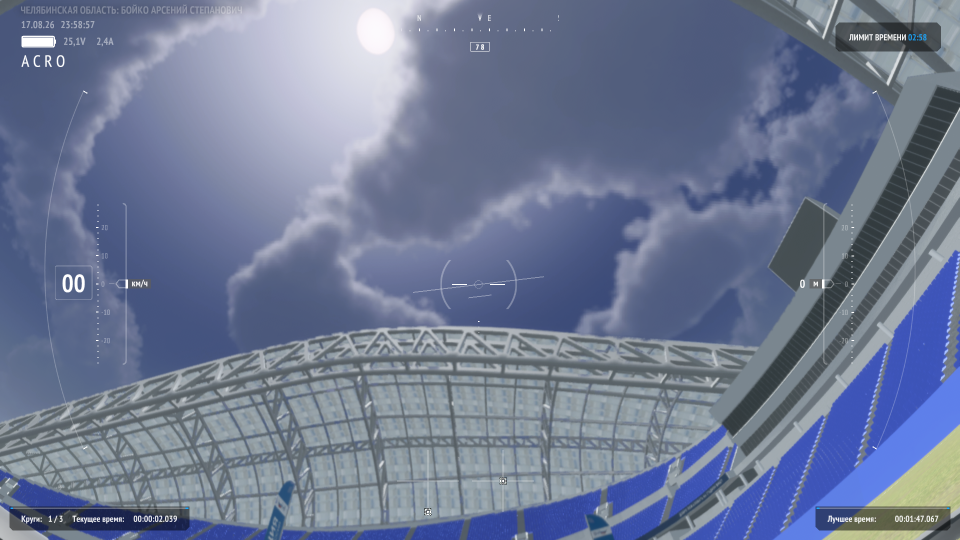
#> input picture tests/fixtures/screen_01.png, 1920 x 1080 px (shown at 1/2 size)
$ python snap.py --image ../../tests/fixtures/screen_01.png
#> lines starting #> are read from the running program, lines starting #| are printed output that depends on the picture
### qt/core/config.py
"""Конфигурация: дефолты + load/save (deep-merge, чтобы старые конфиги доживали)."""
from __future__ import annotations
import json
import os
from pathlib import Path

DEFAULT_CONFIG = {
    "capture": {"backend": "auto", "monitor": 0, "fps_target": 0},
    "screen": {"width": 0, "height": 0},
    "rois": {},
    "sticks": {
        "left":  {"center": [0, 0], "radius_px": 60, "dot_rgb": [255, 255, 255],
                  "dot_hsv_lo": [0, 0, 180], "dot_hsv_hi": [180, 80, 255]},
        "right": {"center": [0, 0], "radius_px": 60, "dot_rgb": [255, 255, 255],
                  "dot_hsv_lo": [0, 0, 180], "dot_hsv_hi": [180, 80, 255]},
    },
    "ocr": {"engine": "template", "tess_cmd": "tesseract",
            "hz_fast": 10.0, "hz_slow": 1.0,
            "median_window": 5, "hold_last_valid_s": 1.0},
    "events": {"crash_speed_drop_s": 0.3, "hud_lost_s": 2.0, "timer_stuck_s": 3.0},
    "report": {"sectors_n": 3, "out_dir": "reports"},
    "db": {"path": "telemetry.db", "batch_ms": 500},
}

def config_path() -> Path:
    return Path(os.environ.get("QT_CONFIG", "config.json"))

def _deep_merge(base: dict, over: dict) -> dict:
    out = dict(base)
    for k, v in over.items():
        if isinstance(v, dict) and isinstance(out.get(k), dict):
            out[k] = _deep_merge(out[k], v)
        else:
            out[k] = v
    return out

def load_config(path=None) -> dict:
    p = Path(path) if path else config_path()
    if p.exists():
        with open(p, "r", encoding="utf-8") as f:
            return _deep_merge(DEFAULT_CONFIG, json.load(f))
    return json.loads(json.dumps(DEFAULT_CONFIG))

# [5 lines left out: function save_config, not called in this run]

### qt/core/io.py
"""Unicode-безопасные imread/imwrite для Windows."""
from __future__ import annotations
from pathlib import Path
import numpy as np
import cv2

def imread_u(path, flags=cv2.IMREAD_COLOR):
    p = Path(path)
    if not p.exists():
        return None
    data = np.fromfile(str(p), dtype=np.uint8)
    if data.size == 0:
        return None
    return cv2.imdecode(data, flags)

# [7 lines left out: function imwrite_u, not called in this run]

### qt/ocr/preprocess.py
"""Препроцессинг HUD-кропов."""
from __future__ import annotations
import numpy as np
import cv2

def stretch(crop: np.ndarray) -> np.ndarray:
    g = crop.astype(np.float32)
    lo, hi = np.percentile(g, 2), np.percentile(g, 99.8)
    if hi - lo < 1:
        hi = lo + 1
    return np.clip((g - lo) * 255.0 / (hi - lo), 0, 255).astype(np.uint8)

# [139 lines left out: functions _strip_lines, _cut_tail, _debridging, prepare, not called in this run]

def hud_present(bw: np.ndarray) -> bool:
    return float((bw > 0).mean()) > 0.02

### qt/capture/snap.py
"""Автодоводка ROI к ближайшему светлому текстовому блоку значения.
   python -m qt.capture.snap --image tests/fixtures/screen_01.png"""
from __future__ import annotations
import argparse
import shutil
from pathlib import Path
import cv2
import numpy as np

from ..core.config import load_config, save_config, config_path
from ..core.frame import HUD_ROI_FIELDS
from ..core.io import imread_u
from ..ocr.preprocess import stretch

def _bright_mask(gray: np.ndarray) -> np.ndarray:
    """Значения полей — яркие; подписи — серые. Порог: второй Otsu/kmeans по переднему плану."""
    t1, _ = cv2.threshold(gray, 0, 255, cv2.THRESH_OTSU)
    fg = gray > t1
    vals = gray[fg]
    if vals.size < 50:
        return np.zeros_like(gray, np.uint8)
    z = vals.astype(np.float32).reshape(-1, 1)
    _, _, centers = cv2.kmeans(z, 2, None,
                               (cv2.TERM_CRITERIA_EPS + cv2.TERM_CRITERIA_MAX_ITER, 20, 1.0),
                               3, cv2.KMEANS_PP_CENTERS)
    c0, c1 = sorted(float(c) for c in centers.ravel())
    thr = (c0 + c1) / 2.0 if (c1 - c0) >= 40 else t1   # одномодально — берём весь передний план
    return ((gray >= thr) & fg).astype(np.uint8) * 255

def _candidates(gray_win: np.ndarray):
    m = _bright_mask(gray_win)
    m = cv2.dilate(m, np.ones((3, 3), np.uint8), iterations=1)
    cnts, _ = cv2.findContours(m, cv2.RETR_EXTERNAL, cv2.CHAIN_APPROX_SIMPLE)
    boxes = [list(cv2.boundingRect(c)) for c in cnts]
    boxes.sort(key=lambda b: b[0])
    merged = []
    for b in boxes:  # слить части одного значения ("25,2V 1,1A", "1 / 2")
        if merged:
            px, py, pw, ph = merged[-1]
            gap = b[0] - (px + pw)
            vover = min(py + ph, b[1] + b[3]) - max(py, b[1])
            if gap <= 1.5 * min(ph, b[3]) and vover > 0.5 * min(ph, b[3]):
                ny = min(py, b[1])
                merged[-1] = [px, ny, max(px + pw, b[0] + b[2]) - px,
                              max(py + ph, b[1] + b[3]) - ny]
                continue
        merged.append(b)
    return merged

def snap_rect(gray: np.ndarray, rect, search: int = 400):
    x, y, w, h = [int(v) for v in rect]
    H, W = gray.shape
    x0, y0 = max(0, x - search), max(0, y - search)
    x1, y1 = min(W, x + w + search), min(H, y + h + search)
    cands = _candidates(gray[y0:y1, x0:x1])
    cx, cy = x + w / 2, y + h / 2
    best, best_d = None, 1e18
    for bx, by, bw, bh in cands:
        if not (0.25 * w <= bw <= 3.0 * w and 0.25 * h <= bh <= 3.0 * h):
            continue
        d = (x0 + bx + bw / 2 - cx) ** 2 + (y0 + by + bh / 2 - cy) ** 2
        if d < best_d:
            best_d, best = d, (x0 + bx, y0 + by, bw, bh)
    return best

def main():
    ap = argparse.ArgumentParser()
    ap.add_argument("--image", required=True)
    ap.add_argument("--config", default=None)
    ap.add_argument("--search", type=int, default=400)
    args = ap.parse_args()

    cfg = load_config(args.config)
#> (reads config.json from the repository)
    img = imread_u(args.image)
#> in imread_u, returned value is the input picture: shape (1080, 1920, 3); mean B, G, R 148.2, 120.9, 109.9
    if img is None:
        raise SystemExit("не читается image")
    H, W = img.shape[:2]
#> H = 1080; W = 1920
    gray = cv2.cvtColor(stretch(img), cv2.COLOR_BGR2GRAY)
#> in stretch, `lo, hi = np.percentile(g, 2), np.percentile(g, 99.8)`: lo = 59; hi = 255
#> in stretch, `return np.clip((g - lo) * 255.0 / (hi - lo), 0, 255).astype(np.uint8)`:
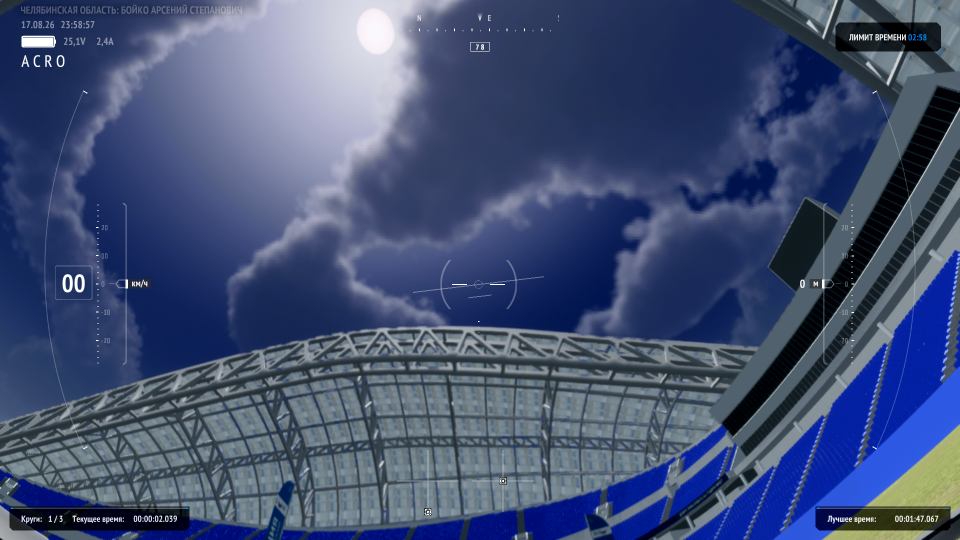
#> returned value: shape (1080, 1920, 3) (shown at 1/2 size); mean of channels 0, 1, 2 115.6, 80.2, 66.3; drawn as B, G, R
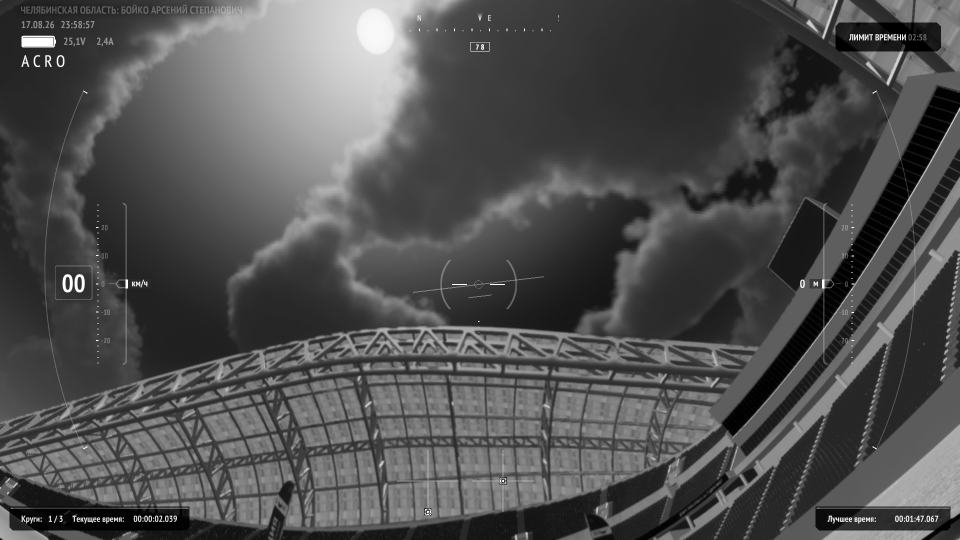
#> gray: shape (1080, 1920) (shown at 1/2 size); min 0, max 255, mean 80.1
    print(f"image: {W}x{H}")
#| image: 1920x1080

    p = config_path() if args.config is None else Path(args.config)
    if p.exists():
        shutil.copyfile(p, str(p) + ".bak")

    print(f"{'field':10s} {'old':>26s} -> {'new':>26s}  p99new")
    for name in HUD_ROI_FIELDS:
        r = cfg["rois"].get(name)
        if not r:
            continue
        s = snap_rect(gray, r, args.search)
        if s:
            cfg["rois"][name] = [int(v) for v in s]
        else:
            print(f"{name:10s} KEEP (кандидат не найден)")
        new = cfg["rois"][name]
        x, y, w, h = [int(v) for v in new]
        crop_g = gray[y:y + h, x:x + w]
        p99 = float(np.percentile(crop_g, 99)) if crop_g.size else 0.0
        print(f"{name:10s} {str(tuple(int(v) for v in r)):>26s} -> {str(tuple(new)):>26s}  {p99:6.1f}"
              + ("" if p99 > 150 or name == "pilot" else "   <-- ПУСТО!"))
#> after the loop, cfg = 9 items
    save_config(cfg, p)
    print(f"saved -> {p} (backup: {p}.bak)")

if __name__ == "__main__":
#> (the run stopped early here; a loop or call above may not have finished)
